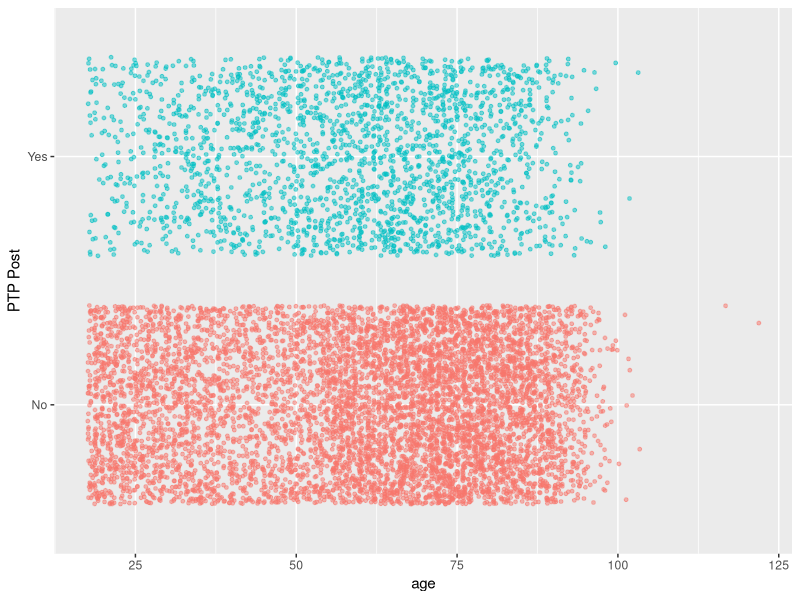
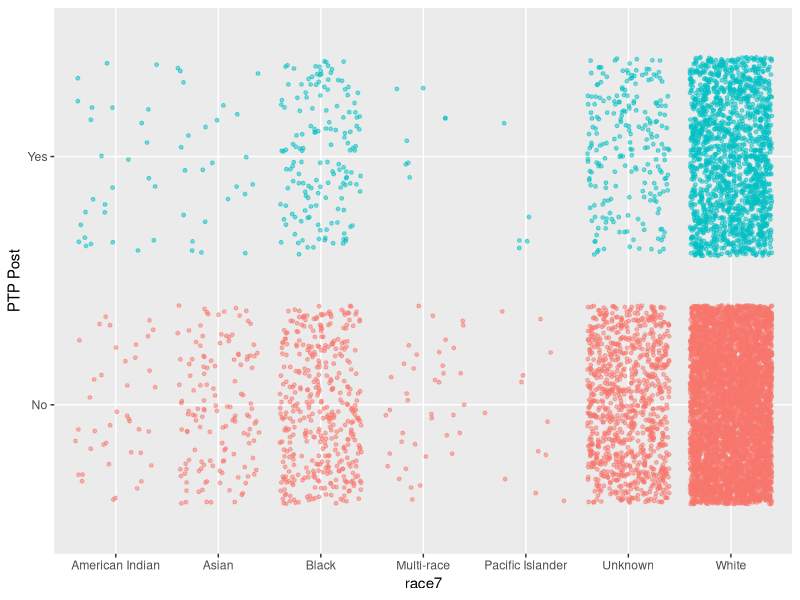
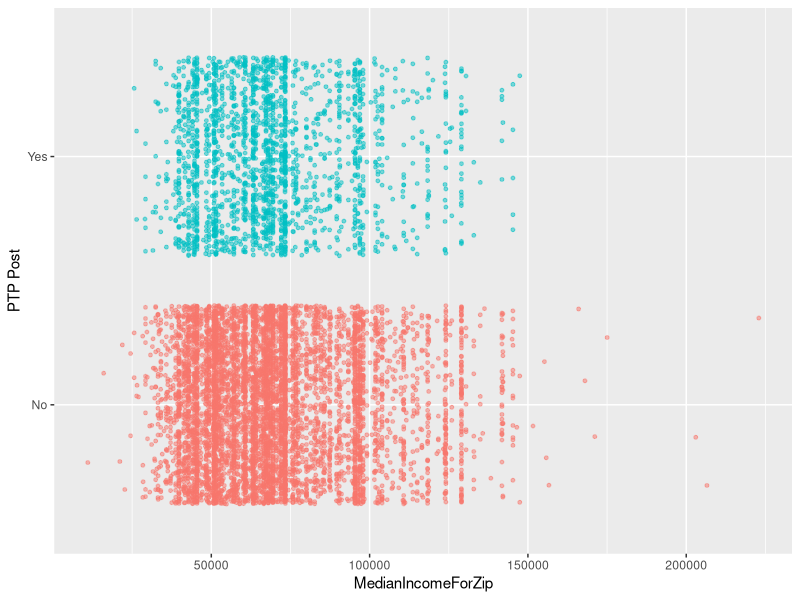
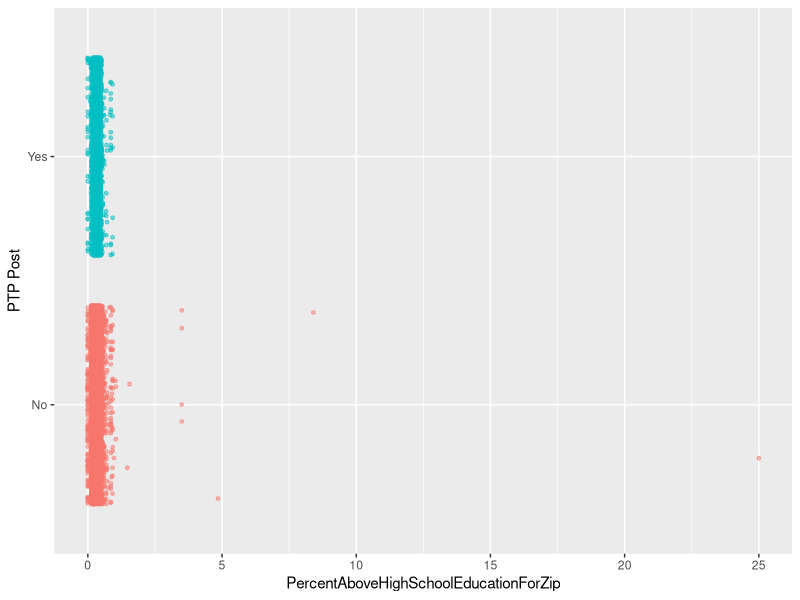
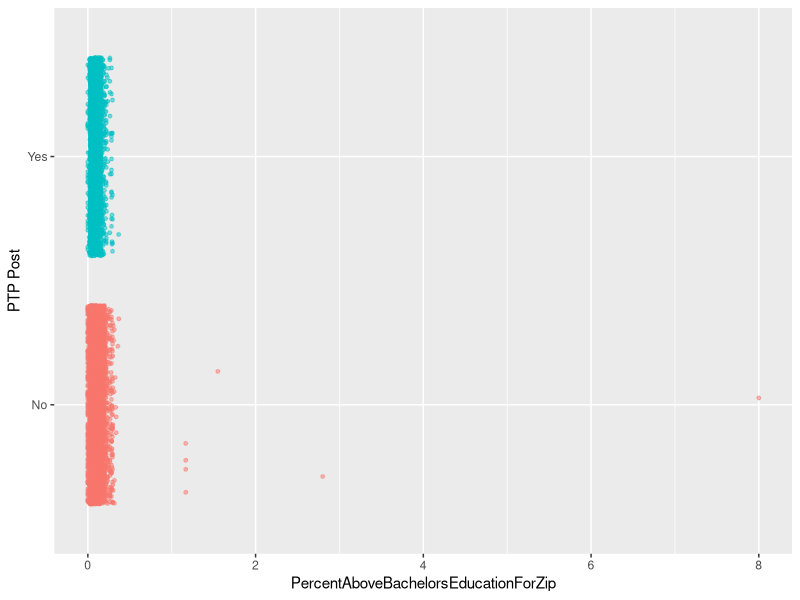
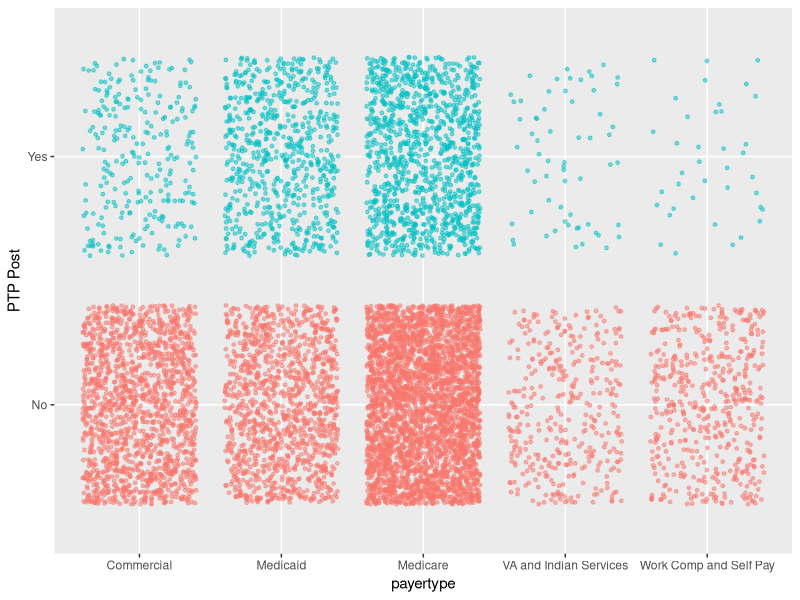
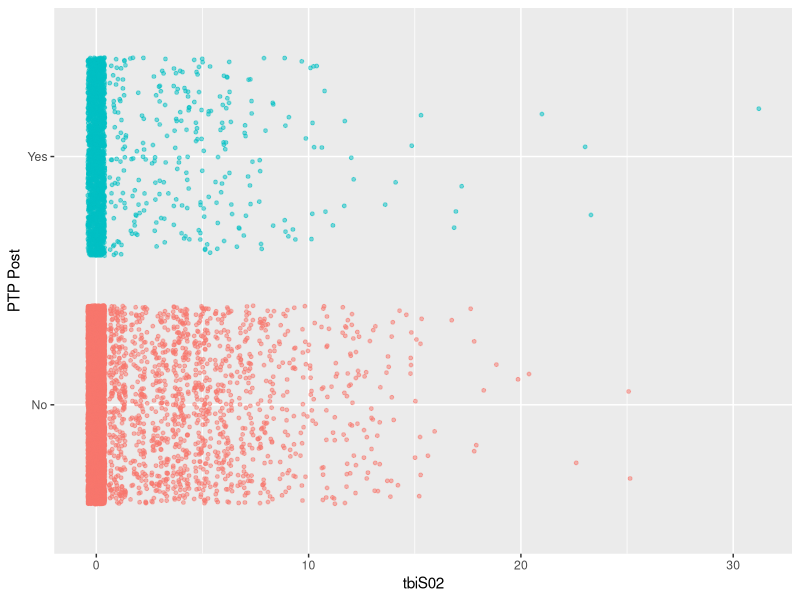
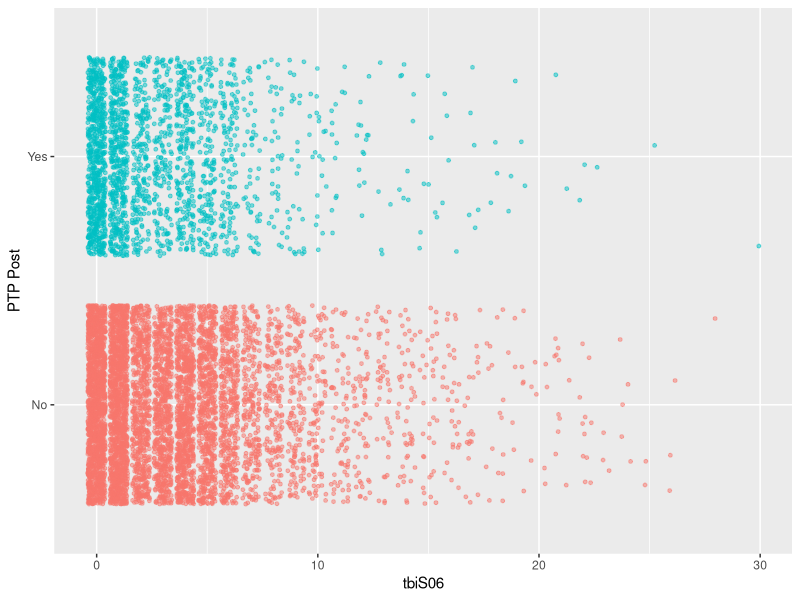

These charts were generated, in order, by the following R code:
train = read.csv("tbistaa556_training.csv")
validate = read.csv("tbistaa556_validate.csv")

# reomving the died and subject id columns
#DON'T RUN MORE THAN ONCE WITHOUT RELOADING THE CSV FILES SO YOU DON'T KEEP REMOVING COLUMNS
train = train[,-1]
validate = validate[,-1]
train = train[,-36]
validate = validate[,-35]

# converting NA in the race column to unknown in both datasets
indR = is.na(train$race7)
train$race7[indR] = 0

# splitting features and labels
xtrain = train[,-36]
ytrain = train[,36]
xvalidate = validate[,-35]

# removing all rows with NA for a clean dataset
ind = complete.cases(train)
trainClean = train[ind,]

#how many NAs per column
for(i in 1:ncol(xtrain)){
  cat("\nColumn ", names(xtrain)[i], ". Num_NAs:", sum(is.na(xtrain[,i])))
}

# making new data frame with strings instead of numbers for visualizations
library(dplyr)
train1 = train
train1 = train1 %>% mutate(race7 = case_when(
  race7 == 0 ~ "Unknown",
  race7 == 1 ~ "Multi-race",
  race7 == 2 ~ "Pacific Islander",
  race7 == 3 ~ "American Indian",
  race7 == 4 ~ "Asian",
  race7 == 5 ~ "Black",
  race7 == 6 ~ "White"))

train1 = train1 %>% mutate(ethnic3 = case_when(
  ethnic3 == 0 ~ "Unknown",
  ethnic3 == 1 ~ "Hispanic",
  ethnic3 == 2 ~ "Non-Hispanic"))

#unknown = woman
train1 = train1 %>% mutate(sex2 = case_when(
  sex2 == 0 ~ "Female",
  sex2 == 1 ~ "Female",
  sex2 == 2 ~ "Male"))

train1 = train1 %>% mutate(sig_other = case_when(
  sig_other == 0 ~ "Unknown",
  sig_other == 1 ~ "No Significant Other",
  sig_other == 2 ~ "Significant Other"))

train1 = train1 %>% mutate(tobacco = case_when(
  tobacco == 0 ~ "Missing",
  tobacco == 1 ~ "Yes",
  tobacco == 2 ~ "No"))

train1 = train1 %>% mutate(alcohol = case_when(
  alcohol == 0 ~ "Missing",
  alcohol == 1 ~ "Yes",
  alcohol == 2 ~ "No"))

train1 = train1 %>% mutate(drugs = case_when(
  drugs == 0 ~ "Missing",
  drugs == 1 ~ "Yes",
  drugs == 2 ~ "No"))

train1 = train1 %>% mutate(payertype = case_when(
  payertype == 1 ~ "Work Comp and Self Pay",
  payertype == 2 ~ "Medicaid",
  payertype == 3 ~ "Medicare",
  payertype == 4 ~ "VA and Indian Services",
  payertype == 5 ~ "Commercial"))

train1 = train1 %>% mutate(ptp1_yn = case_when(
  ptp1_yn == 1 ~ "Yes",
  ptp1_yn == 2 ~ "No",))

train1 = train1 %>% mutate(ptp2_yn = case_when(
  ptp2_yn == 1 ~ "Yes",
  ptp2_yn == 2 ~ "No",))

train1 = train1 %>% mutate(ptp0_yn = case_when(
  ptp0_yn == 1 ~ "Yes",
  ptp0_yn == 2 ~ "No",))

train1 = train1 %>% mutate(ed_yn = case_when(
  ed_yn == 0 ~ "Missing",
  ed_yn == 1 ~ "Yes",
  ed_yn == 2 ~ "No"))

train1 = train1 %>% mutate(icu = case_when(
  icu == 1 ~ "Yes",
  icu == 2 ~ "No"))

train1 = train1 %>% mutate(delirium = case_when(
  delirium == 0 ~ "Missing",
  delirium == 1 ~ "Yes",
  delirium == 2 ~ "No"))

train1 = train1 %>% mutate(agitated = case_when(
  agitated == 0 ~ "Missing",
  agitated == 1 ~ "Yes",
  agitated == 2 ~ "No"))

train1 = train1 %>% mutate(lethargic = case_when(
  lethargic == 0 ~ "Missing",
  lethargic == 1 ~ "Yes",
  lethargic == 2 ~ "No"))

train1 = train1 %>% mutate(comatose = case_when(
  comatose == 0 ~ "Missing",
  comatose == 1 ~ "Yes",
  comatose == 2 ~ "No"))

train1 = train1 %>% mutate(disoriented = case_when(
  disoriented == 0 ~ "Missing",
  disoriented == 1 ~ "Yes",
  disoriented == 2 ~ "No"))

train1 = train1 %>% mutate(dc_setting = case_when(
  dc_setting == 0 ~ "Died",
  dc_setting == 1 ~ "Unknown",
  dc_setting == 2 ~ "Hospice",
  dc_setting == 3 ~ "Other",
  dc_setting == 4 ~ "AMA",
  dc_setting == 5 ~ "IRF",
  dc_setting == 6 ~ "SNF",
  dc_setting == 7 ~ "Mental/Psych",
  dc_setting == 8 ~ "Home",))

train1 = train1 %>% mutate(prehosp = case_when(
  prehosp == 1 ~ "Yes",
  prehosp == 2 ~ "No"))

train1 = train1 %>% mutate(posthosp = case_when(
  posthosp == 1 ~ "Yes",
  posthosp == 2 ~ "No"))

train1 = train1 %>% mutate(ptp3_yn = case_when(
  ptp3_yn == 0 ~ "No",
  ptp3_yn == 1 ~ "Yes"))



#Find proportion of PTP in each category of categorical variable
propPTP = function(train){
  for(col in 1:ncol(train)){
    uvs = sort(unique(train[,col]))
    # skip continuous variables
    if(length(uvs) >= 10){
      next
    }
    cat("\n\nColumn:", colnames(train)[col], "\n")
    for(value in uvs){
      subset = train[train[,col] == value,]
      cat("  value =", value, ". Proportion of PTP Post=", mean(subset$ptp3_yn), "\n")
    }
  }
}

propPTP(train1)

# more continuous predictors
#train$logPAHSEFZ = log(train$PercentAboveHighSchoolEducationForZip+1)
#train$logPABEFZ = log(train$PercentAboveBachelorsEducationForZip+1)
train$summaryGCS = (train$gcs_min + train$gcs_max)/2
train$summaryADL = (train$adl_min + train$adl_max)/2
train$summaryMOB = (train$mobility_min + train$mobility_max)/2
train$loglos_total = log(train$los_total+1)
#train$loglogPAHSEFZ = log(train$logPAHSEFZ + 1)
#train$loglogPABEFZ = log(train$logPABEFZ + 1)
#train$logloglogPAHSEFZ = log(train$loglogPAHSEFZ + 1)
#train$logloglogPABEFZ = log(train$loglogPABEFZ + 1)
train$PABEFZ = ifelse(train$PercentAboveBachelorsEducationForZip>0.7,0.7,train$PercentAboveBachelorsEducationForZip)
train$PAHSEFZ = ifelse(train$PercentAboveHighSchoolEducationForZip>1.5,1.5,train$PercentAboveHighSchoolEducationForZip)
train$logtbiS02 = log(train$tbiS02+1)
train$logtbiS06 = log(train$tbiS06+1)
train$logtbiS09 = log(train$tbiS09+1)

#train1$logPAHSEFZ = log(train$PercentAboveHighSchoolEducationForZip+1)
#train1$logPABEFZ = log(train$PercentAboveBachelorsEducationForZip+1)
train1$summaryGCS = (train$gcs_min + train$gcs_max)/2
train1$summaryADL = (train$adl_min + train$adl_max)/2
train1$summaryMOB = (train$mobility_min + train$mobility_max)/2
train1$loglos_total = log(train$los_total+1)
train1$PABEFZ = ifelse(train$PercentAboveBachelorsEducationForZip>0.4,0.4,train$PercentAboveBachelorsEducationForZip)
train1$PAHSEFZ = ifelse(train$PercentAboveHighSchoolEducationForZip>1.2,1.2,train$PercentAboveHighSchoolEducationForZip)
train1$logtbiS02 = log(train$tbiS02+1)
train1$logtbiS06 = log(train$tbiS06+1)
train1$logtbiS09 = log(train$tbiS09+1)

# graphs of continuous predictors vs trt
library(ggplot2)
graphs = function(train, numUnique = 8){
  for(col in 1:ncol(train)){
  uvs = sort(unique(train[,col]))
  # skip continuous variables
  if(length(uvs) <= numUnique){
    next
  }
  colname = colnames(train)[col]
  print(ggplot(train, aes(x = train[[col]], y = as.factor(train$ptp3_yn), color = as.factor(train$ptp3_yn))) + 
    geom_jitter(size = 1, alpha = 0.5) + 
      labs(x = colname, y = "PTP Post") + theme(legend.position = "none"))
  }
}

graphs(train1, numUnique = 4)

#load training data as a csv file
write.csv(train, file = "fullData.csv")
